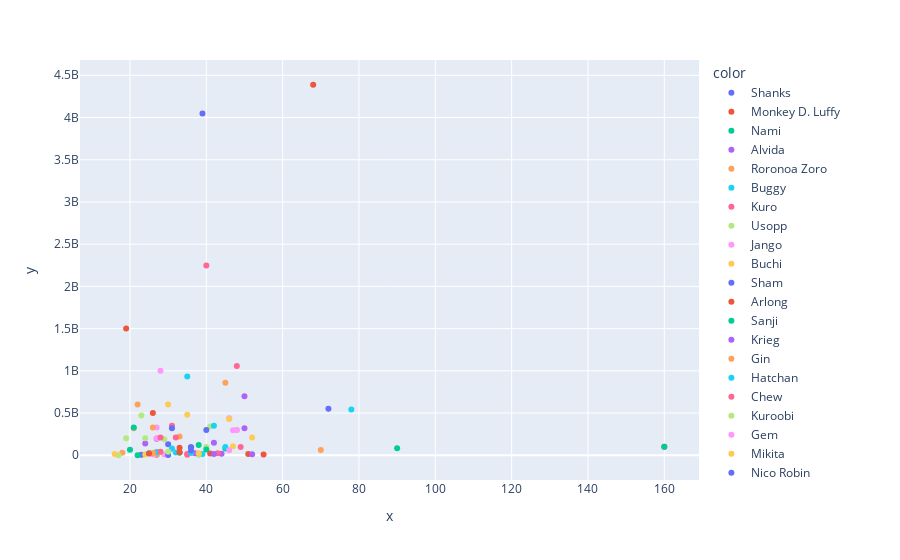

This figure's notebook cell:
### Code cell
df_age_bounty = data.dropna(subset=['latest_age', 'last_bounty'])
df_age_bounty['latest_age'] = df_age_bounty['latest_age'].astype('int')

fig = px.scatter(x = df_age_bounty['latest_age'], y=df_age_bounty['last_bounty'], color = df_age_bounty['Name'])
fig.update_xaxes(tickangle=0)
fig.show()

### Figure 1 — Plotly figure (JSON) as saved in the notebook; plotly's stock layout.template omitted (floating-point values rounded to 4 significant figures)
{"data": [{"hovertemplate": "color=Shanks<br>x=%{x}<br>y=%{y}<extra></extra>", "legendgroup": "Shanks", "marker": {"color": "#636efa", "symbol": "circle"}, "mode": "markers", "name": "Shanks", "orientation": "v", "showlegend": true, "type": "scatter", "x": [39], "xaxis": "x", "y": [4048900000], "yaxis": "y"}, {"hovertemplate": "color=Monkey D. Luffy<br>x=%{x}<br>y=%{y}<extra></extra>", "legendgroup": "Monkey D. Luffy", "marker": {"color": "#EF553B", "symbol": "circle"}, "mode": "markers", "name": "Monkey D. Luffy", "orientation": "v", "showlegend": true, "type": "scatter", "x": [19], "xaxis": "x", "y": [1500000000], "yaxis": "y"}, {"hovertemplate": "color=Nami<br>x=%{x}<br>y=%{y}<extra></extra>", "legendgroup": "Nami", "marker": {"color": "#00cc96", "symbol": "circle"}, "mode": "markers", "name": "Nami", "orientation": "v", "showlegend": true, "type": "scatter", "x": [20], "xaxis": "x", "y": [66000000], "yaxis": "y"}, {"hovertemplate": "color=Alvida<br>x=%{x}<br>y=%{y}<extra></extra>", "legendgroup": "Alvida", "marker": {"color": "#ab63fa", "symbol": "circle"}, "mode": "markers", "name": "Alvida", "orientation": "v", "showlegend": true, "type": "scatter", "x": [27], "xaxis": "x", "y": [5000000], "yaxis": "y"}, {"hovertemplate": "color=Roronoa Zoro<br>x=%{x}<br>y=%{y}<extra></extra>", "legendgroup": "Roronoa Zoro", "marker": {"color": "#FFA15A", "symbol": "circle"}, "mode": "markers", "name": "Roronoa Zoro", "orientation": "v", "showlegend": true, "type": "scatter", "x": [21], "xaxis": "x", "y": [320000000], "yaxis": "y"}, {"hovertemplate": "color=Buggy<br>x=%{x}<br>y=%{y}<extra></extra>", "legendgroup": "Buggy", "marker": {"color": "#19d3f3", "symbol": "circle"}, "mode": "markers", "name": "Buggy", "orientation": "v", "showlegend": true, "type": "scatter", "x": [39], "xaxis": "x", "y": [15000000], "yaxis": "y"}, {"hovertemplate": "color=Kuro<br>x=%{x}<br>y=%{y}<extra></extra>", "legendgroup": "Kuro", "marker": {"color": "#FF6692", "symbol": "circle"}, "mode": "markers", "name": "Kuro", "orientation": "v", "showlegend": true, "type": "scatter", "x": [35], "xaxis": "x", "y": [16000000], "yaxis": "y"}, {"hovertemplate": "color=Usopp<br>x=%{x}<br>y=%{y}<extra></extra>", "legendgroup": "Usopp", "marker": {"color": "#B6E880", "symbol": "circle"}, "mode": "markers", "name": "Usopp", "orientation": "v", "showlegend": true, "type": "scatter", "x": [19], "xaxis": "x", "y": [200000000], "yaxis": "y"}, {"hovertemplate": "color=Jango<br>x=%{x}<br>y=%{y}<extra></extra>", "legendgroup": "Jango", "marker": {"color": "#FF97FF", "symbol": "circle"}, "mode": "markers", "name": "Jango", "orientation": "v", "showlegend": true, "type": "scatter", "x": [29], "xaxis": "x", "y": [9000000], "yaxis": "y"}, {"hovertemplate": "color=Buchi<br>x=%{x}<br>y=%{y}<extra></extra>", "legendgroup": "Buchi", "marker": {"color": "#FECB52", "symbol": "circle"}, "mode": "markers", "name": "Buchi", "orientation": "v", "showlegend": true, "type": "scatter", "x": [23], "xaxis": "x", "y": [7000000], "yaxis": "y"}, {"hovertemplate": "color=Sham<br>x=%{x}<br>y=%{y}<extra></extra>", "legendgroup": "Sham", "marker": {"color": "#636efa", "symbol": "circle"}, "mode": "markers", "name": "Sham", "orientation": "v", "showlegend": true, "type": "scatter", "x": [23], "xaxis": "x", "y": [7000000], "yaxis": "y"}, {"hovertemplate": "color=Arlong<br>x=%{x}<br>y=%{y}<extra></extra>", "legendgroup": "Arlong", "marker": {"color": "#EF553B", "symbol": "circle"}, "mode": "markers", "name": "Arlong", "orientation": "v", "showlegend": true, "type": "scatter", "x": [41], "xaxis": "x", "y": [20000000], "yaxis": "y"}, {"hovertemplate": "color=Sanji<br>x=%{x}<br>y=%{y}<extra></extra>", "legendgroup": "Sanji", "marker": {"color": "#00cc96", "symbol": "circle"}, "mode": "markers", "name": "Sanji", "orientation": "v", "showlegend": true, "type": "scatter", "x": [21], "xaxis": "x", "y": [330000000], "yaxis": "y"}, {"hovertemplate": "color=Krieg<br>x=%{x}<br>y=%{y}<extra></extra>", "legendgroup": "Krieg", "marker": {"color": "#ab63fa", "symbol": "circle"}, "mode": "markers", "name": "Krieg", "orientation": "v", "showlegend": true, "type": "scatter", "x": [44], "xaxis": "x", "y": [17000000], "yaxis": "y"}, {"hovertemplate": "color=Gin<br>x=%{x}<br>y=%{y}<extra></extra>", "legendgroup": "Gin", "marker": {"color": "#FFA15A", "symbol": "circle"}, "mode": "markers", "name": "Gin", "orientation": "v", "showlegend": true, "type": "scatter", "x": [27], "xaxis": "x", "y": [12000000], "yaxis": "y"}, {"hovertemplate": "color=Hatchan<br>x=%{x}<br>y=%{y}<extra></extra>", "legendgroup": "Hatchan", "marker": {"color": "#19d3f3", "symbol": "circle"}, "mode": "markers", "name": "Hatchan", "orientation": "v", "showlegend": true, "type": "scatter", "x": [38], "xaxis": "x", "y": [8000000], "yaxis": "y"}, {"hovertemplate": "color=Chew<br>x=%{x}<br>y=%{y}<extra></extra>", "legendgroup": "Chew", "marker": {"color": "#FF6692", "symbol": "circle"}, "mode": "markers", "name": "Chew", "orientation": "v", "showlegend": true, "type": "scatter", "x": [35], "xaxis": "x", "y": [5500000], "yaxis": "y"}, {"hovertemplate": "color=Kuroobi<br>x=%{x}<br>y=%{y}<extra></extra>", "legendgroup": "Kuroobi", "marker": {"color": "#B6E880", "symbol": "circle"}, "mode": "markers", "name": "Kuroobi", "orientation": "v", "showlegend": true, "type": "scatter", "x": [38], "xaxis": "x", "y": [9000000], "yaxis": "y"}, {"hovertemplate": "color=Gem<br>x=%{x}<br>y=%{y}<extra></extra>", "legendgroup": "Gem", "marker": {"color": "#FF97FF", "symbol": "circle"}, "mode": "markers", "name": "Gem", "orientation": "v", "showlegend": true, "type": "scatter", "x": [26], "xaxis": "x", "y": [10000000], "yaxis": "y"}, {"hovertemplate": "color=Mikita<br>x=%{x}<br>y=%{y}<extra></extra>", "legendgroup": "Mikita", "marker": {"color": "#FECB52", "symbol": "circle"}, "mode": "markers", "name": "Mikita", "orientation": "v", "showlegend": true, "type": "scatter", "x": [24], "xaxis": "x", "y": [7500000], "yaxis": "y"}, {"hovertemplate": "color=Nico Robin<br>x=%{x}<br>y=%{y}<extra></extra>", "legendgroup": "Nico Robin", "marker": {"color": "#636efa", "symbol": "circle"}, "mode": "markers", "name": "Nico Robin", "orientation": "v", "showlegend": true, "type": "scatter", "x": [30], "xaxis": "x", "y": [130000000], "yaxis": "y"}, {"hovertemplate": "color=Brogy<br>x=%{x}<br>y=%{y}<extra></extra>", "legendgroup": "Brogy", "marker": {"color": "#EF553B", "symbol": "circle"}, "mode": "markers", "name": "Brogy", "orientation": "v", "showlegend": true, "type": "scatter", "x": [160], "xaxis": "x", "y": [100000000], "yaxis": "y"}, {"hovertemplate": "color=Dorry<br>x=%{x}<br>y=%{y}<extra></extra>", "legendgroup": "Dorry", "marker": {"color": "#00cc96", "symbol": "circle"}, "mode": "markers", "name": "Dorry", "orientation": "v", "showlegend": true, "type": "scatter", "x": [160], "xaxis": "x", "y": [100000000], "yaxis": "y"}, {"hovertemplate": "color=Galdino<br>x=%{x}<br>y=%{y}<extra></extra>", "legendgroup": "Galdino", "marker": {"color": "#ab63fa", "symbol": "circle"}, "mode": "markers", "name": "Galdino", "orientation": "v", "showlegend": true, "type": "scatter", "x": [37], "xaxis": "x", "y": [24000000], "yaxis": "y"}, {"hovertemplate": "color=Marianne<br>x=%{x}<br>y=%{y}<extra></extra>", "legendgroup": "Marianne", "marker": {"color": "#FFA15A", "symbol": "circle"}, "mode": "markers", "name": "Marianne", "orientation": "v", "showlegend": true, "type": "scatter", "x": [18], "xaxis": "x", "y": [29000000], "yaxis": "y"}, {"hovertemplate": "color=Bentham<br>x=%{x}<br>y=%{y}<extra></extra>", "legendgroup": "Bentham", "marker": {"color": "#19d3f3", "symbol": "circle"}, "mode": "markers", "name": "Bentham", "orientation": "v", "showlegend": true, "type": "scatter", "x": [32], "xaxis": "x", "y": [32000000], "yaxis": "y"}, {"hovertemplate": "color=Marshall D. Teach<br>x=%{x}<br>y=%{y}<extra></extra>", "legendgroup": "Marshall D. Teach", "marker": {"color": "#FF6692", "symbol": "circle"}, "mode": "markers", "name": "Marshall D. Teach", "orientation": "v", "showlegend": true, "type": "scatter", "x": [40], "xaxis": "x", "y": [2247600000], "yaxis": "y"}, {"hovertemplate": "color=Tony Tony Chopper<br>x=%{x}<br>y=%{y}<extra></extra>", "legendgroup": "Tony Tony Chopper", "marker": {"color": "#B6E880", "symbol": "circle"}, "mode": "markers", "name": "Tony Tony Chopper", "orientation": "v", "showlegend": true, "type": "scatter", "x": [17], "xaxis": "x", "y": [100], "yaxis": "y"}, {"hovertemplate": "color=Daz Bonez<br>x=%{x}<br>y=%{y}<extra></extra>", "legendgroup": "Daz Bonez", "marker": {"color": "#FF97FF", "symbol": "circle"}, "mode": "markers", "name": "Daz Bonez", "orientation": "v", "showlegend": true, "type": "scatter", "x": [31], "xaxis": "x", "y": [75000000], "yaxis": "y"}, {"hovertemplate": "color=Zala<br>x=%{x}<br>y=%{y}<extra></extra>", "legendgroup": "Zala", "marker": {"color": "#FECB52", "symbol": "circle"}, "mode": "markers", "name": "Zala", "orientation": "v", "showlegend": true, "type": "scatter", "x": [28], "xaxis": "x", "y": [35000000], "yaxis": "y"}, {"hovertemplate": "color=Babe<br>x=%{x}<br>y=%{y}<extra></extra>", "legendgroup": "Babe", "marker": {"color": "#636efa", "symbol": "circle"}, "mode": "markers", "name": "Babe", "orientation": "v", "showlegend": true, "type": "scatter", "x": [30], "xaxis": "x", "y": [3200000], "yaxis": "y"}, {"hovertemplate": "color=Drophy<br>x=%{x}<br>y=%{y}<extra></extra>", "legendgroup": "Drophy", "marker": {"color": "#EF553B", "symbol": "circle"}, "mode": "markers", "name": "Drophy", "orientation": "v", "showlegend": true, "type": "scatter", "x": [51], "xaxis": "x", "y": [14000000], "yaxis": "y"}, {"hovertemplate": "color=Masira<br>x=%{x}<br>y=%{y}<extra></extra>", "legendgroup": "Masira", "marker": {"color": "#00cc96", "symbol": "circle"}, "mode": "markers", "name": "Masira", "orientation": "v", "showlegend": true, "type": "scatter", "x": [25], "xaxis": "x", "y": [23000000], "yaxis": "y"}, {"hovertemplate": "color=Bellamy<br>x=%{x}<br>y=%{y}<extra></extra>", "legendgroup": "Bellamy", "marker": {"color": "#ab63fa", "symbol": "circle"}, "mode": "markers", "name": "Bellamy", "orientation": "v", "showlegend": true, "type": "scatter", "x": [27], "xaxis": "x", "y": [195000000], "yaxis": "y"}, {"hovertemplate": "color=Sarquiss<br>x=%{x}<br>y=%{y}<extra></extra>", "legendgroup": "Sarquiss", "marker": {"color": "#FFA15A", "symbol": "circle"}, "mode": "markers", "name": "Sarquiss", "orientation": "v", "showlegend": true, "type": "scatter", "x": [27], "xaxis": "x", "y": [38000000], "yaxis": "y"}, {"hovertemplate": "color=Shoujou<br>x=%{x}<br>y=%{y}<extra></extra>", "legendgroup": "Shoujou", "marker": {"color": "#19d3f3", "symbol": "circle"}, "mode": "markers", "name": "Shoujou", "orientation": "v", "showlegend": true, "type": "scatter", "x": [27], "xaxis": "x", "y": [36000000], "yaxis": "y"}, {"hovertemplate": "color=Mont Blanc Cricket<br>x=%{x}<br>y=%{y}<extra></extra>", "legendgroup": "Mont Blanc Cricket", "marker": {"color": "#FF6692", "symbol": "circle"}, "mode": "markers", "name": "Mont Blanc Cricket", "orientation": "v", "showlegend": true, "type": "scatter", "x": [43], "xaxis": "x", "y": [25000000], "yaxis": "y"}, {"hovertemplate": "color=Donquixote Doflamingo<br>x=%{x}<br>y=%{y}<extra></extra>", "legendgroup": "Donquixote Doflamingo", "marker": {"color": "#B6E880", "symbol": "circle"}, "mode": "markers", "name": "Donquixote Doflamingo", "orientation": "v", "showlegend": true, "type": "scatter", "x": [41], "xaxis": "x", "y": [340000000], "yaxis": "y"}, {"hovertemplate": "color=Bartholomew Kuma<br>x=%{x}<br>y=%{y}<extra></extra>", "legendgroup": "Bartholomew Kuma", "marker": {"color": "#FF97FF", "symbol": "circle"}, "mode": "markers", "name": "Bartholomew Kuma", "orientation": "v", "showlegend": true, "type": "scatter", "x": [47], "xaxis": "x", "y": [296000000], "yaxis": "y"}, {"hovertemplate": "color=Foxy<br>x=%{x}<br>y=%{y}<extra></extra>", "legendgroup": "Foxy", "marker": {"color": "#FECB52", "symbol": "circle"}, "mode": "markers", "name": "Foxy", "orientation": "v", "showlegend": true, "type": "scatter", "x": [38], "xaxis": "x", "y": [24000000], "yaxis": "y"}, {"hovertemplate": "color=Franky<br>x=%{x}<br>y=%{y}<extra></extra>", "legendgroup": "Franky", "marker": {"color": "#636efa", "symbol": "circle"}, "mode": "markers", "name": "Franky", "orientation": "v", "showlegend": true, "type": "scatter", "x": [36], "xaxis": "x", "y": [94000000], "yaxis": "y"}, {"hovertemplate": "color=Charlotte Linlin<br>x=%{x}<br>y=%{y}<extra></extra>", "legendgroup": "Charlotte Linlin", "marker": {"color": "#EF553B", "symbol": "circle"}, "mode": "markers", "name": "Charlotte Linlin", "orientation": "v", "showlegend": true, "type": "scatter", "x": [68], "xaxis": "x", "y": [4388000000], "yaxis": "y"}, {"hovertemplate": "color=Brook<br>x=%{x}<br>y=%{y}<extra></extra>", "legendgroup": "Brook", "marker": {"color": "#00cc96", "symbol": "circle"}, "mode": "markers", "name": "Brook", "orientation": "v", "showlegend": true, "type": "scatter", "x": [90], "xaxis": "x", "y": [83000000], "yaxis": "y"}, {"hovertemplate": "color=Gecko Moria<br>x=%{x}<br>y=%{y}<extra></extra>", "legendgroup": "Gecko Moria", "marker": {"color": "#ab63fa", "symbol": "circle"}, "mode": "markers", "name": "Gecko Moria", "orientation": "v", "showlegend": true, "type": "scatter", "x": [50], "xaxis": "x", "y": [320000000], "yaxis": "y"}, {"hovertemplate": "color=Charlotte Lola<br>x=%{x}<br>y=%{y}<extra></extra>", "legendgroup": "Charlotte Lola", "marker": {"color": "#FFA15A", "symbol": "circle"}, "mode": "markers", "name": "Charlotte Lola", "orientation": "v", "showlegend": true, "type": "scatter", "x": [26, 26], "xaxis": "x", "y": [24000000, 24000000], "yaxis": "y"}, {"hovertemplate": "color=Capone Bege<br>x=%{x}<br>y=%{y}<extra></extra>", "legendgroup": "Capone Bege", "marker": {"color": "#19d3f3", "symbol": "circle"}, "mode": "markers", "name": "Capone Bege", "orientation": "v", "showlegend": true, "type": "scatter", "x": [42], "xaxis": "x", "y": [350000000], "yaxis": "y"}, {"hovertemplate": "color=Scratchmen Apoo<br>x=%{x}<br>y=%{y}<extra></extra>", "legendgroup": "Scratchmen Apoo", "marker": {"color": "#FF6692", "symbol": "circle"}, "mode": "markers", "name": "Scratchmen Apoo", "orientation": "v", "showlegend": true, "type": "scatter", "x": [31], "xaxis": "x", "y": [350000000], "yaxis": "y"}, {"hovertemplate": "color=Eustass Kid<br>x=%{x}<br>y=%{y}<extra></extra>", "legendgroup": "Eustass Kid", "marker": {"color": "#B6E880", "symbol": "circle"}, "mode": "markers", "name": "Eustass Kid", "orientation": "v", "showlegend": true, "type": "scatter", "x": [23], "xaxis": "x", "y": [470000000], "yaxis": "y"}, {"hovertemplate": "color=Killer<br>x=%{x}<br>y=%{y}<extra></extra>", "legendgroup": "Killer", "marker": {"color": "#FF97FF", "symbol": "circle"}, "mode": "markers", "name": "Killer", "orientation": "v", "showlegend": true, "type": "scatter", "x": [27], "xaxis": "x", "y": [200000000], "yaxis": "y"}, {"hovertemplate": "color=Urouge<br>x=%{x}<br>y=%{y}<extra></extra>", "legendgroup": "Urouge", "marker": {"color": "#FECB52", "symbol": "circle"}, "mode": "markers", "name": "Urouge", "orientation": "v", "showlegend": true, "type": "scatter", "x": [47], "xaxis": "x", "y": [108000000], "yaxis": "y"}, {"hovertemplate": "color=Basil Hawkins<br>x=%{x}<br>y=%{y}<extra></extra>", "legendgroup": "Basil Hawkins", "marker": {"color": "#636efa", "symbol": "circle"}, "mode": "markers", "name": "Basil Hawkins", "orientation": "v", "showlegend": true, "type": "scatter", "x": [31], "xaxis": "x", "y": [320000000], "yaxis": "y"}, {"hovertemplate": "color=Trafalgar D. Water Law<br>x=%{x}<br>y=%{y}<extra></extra>", "legendgroup": "Trafalgar D. Water Law", "marker": {"color": "#EF553B", "symbol": "circle"}, "mode": "markers", "name": "Trafalgar D. Water Law", "orientation": "v", "showlegend": true, "type": "scatter", "x": [26], "xaxis": "x", "y": [500000000], "yaxis": "y"}, {"hovertemplate": "color=Bepo<br>x=%{x}<br>y=%{y}<extra></extra>", "legendgroup": "Bepo", "marker": {"color": "#00cc96", "symbol": "circle"}, "mode": "markers", "name": "Bepo", "orientation": "v", "showlegend": true, "type": "scatter", "x": [22], "xaxis": "x", "y": [500], "yaxis": "y"}, {"hovertemplate": "color=Jewelry Bonney<br>x=%{x}<br>y=%{y}<extra></extra>", "legendgroup": "Jewelry Bonney", "marker": {"color": "#ab63fa", "symbol": "circle"}, "mode": "markers", "name": "Jewelry Bonney", "orientation": "v", "showlegend": true, "type": "scatter", "x": [24], "xaxis": "x", "y": [140000000], "yaxis": "y"}, {"hovertemplate": "color=X Drake<br>x=%{x}<br>y=%{y}<extra></extra>", "legendgroup": "X Drake", "marker": {"color": "#FFA15A", "symbol": "circle"}, "mode": "markers", "name": "X Drake", "orientation": "v", "showlegend": true, "type": "scatter", "x": [33], "xaxis": "x", "y": [222000000], "yaxis": "y"}, {"hovertemplate": "color=Boa Hancock<br>x=%{x}<br>y=%{y}<extra></extra>", "legendgroup": "Boa Hancock", "marker": {"color": "#19d3f3", "symbol": "circle"}, "mode": "markers", "name": "Boa Hancock", "orientation": "v", "showlegend": true, "type": "scatter", "x": [31], "xaxis": "x", "y": [80000000], "yaxis": "y"}, {"hovertemplate": "color=Boa Marigold<br>x=%{x}<br>y=%{y}<extra></extra>", "legendgroup": "Boa Marigold", "marker": {"color": "#FF6692", "symbol": "circle"}, "mode": "markers", "name": "Boa Marigold", "orientation": "v", "showlegend": true, "type": "scatter", "x": [28], "xaxis": "x", "y": [40000000], "yaxis": "y"}, {"hovertemplate": "color=Boa Sandersonia<br>x=%{x}<br>y=%{y}<extra></extra>", "legendgroup": "Boa Sandersonia", "marker": {"color": "#B6E880", "symbol": "circle"}, "mode": "markers", "name": "Boa Sandersonia", "orientation": "v", "showlegend": true, "type": "scatter", "x": [30], "xaxis": "x", "y": [40000000], "yaxis": "y"}, {"hovertemplate": "color=Jinbe<br>x=%{x}<br>y=%{y}<extra></extra>", "legendgroup": "Jinbe", "marker": {"color": "#FF97FF", "symbol": "circle"}, "mode": "markers", "name": "Jinbe", "orientation": "v", "showlegend": true, "type": "scatter", "x": [46], "xaxis": "x", "y": [438000000], "yaxis": "y"}, {"hovertemplate": "color=Squard<br>x=%{x}<br>y=%{y}<extra></extra>", "legendgroup": "Squard", "marker": {"color": "#FECB52", "symbol": "circle"}, "mode": "markers", "name": "Squard", "orientation": "v", "showlegend": true, "type": "scatter", "x": [52], "xaxis": "x", "y": [210000000], "yaxis": "y"}, {"hovertemplate": "color=Little Oars Jr.<br>x=%{x}<br>y=%{y}<extra></extra>", "legendgroup": "Little Oars Jr.", "marker": {"color": "#636efa", "symbol": "circle"}, "mode": "markers", "name": "Little Oars Jr.", "orientation": "v", "showlegend": true, "type": "scatter", "x": [72], "xaxis": "x", "y": [550000000], "yaxis": "y"}, {"hovertemplate": "color=Curly Dadan<br>x=%{x}<br>y=%{y}<extra></extra>", "legendgroup": "Curly Dadan", "marker": {"color": "#EF553B", "symbol": "circle"}, "mode": "markers", "name": "Curly Dadan", "orientation": "v", "showlegend": true, "type": "scatter", "x": [55], "xaxis": "x", "y": [7800000], "yaxis": "y"}, {"hovertemplate": "color=Chadros Higelyges<br>x=%{x}<br>y=%{y}<extra></extra>", "legendgroup": "Chadros Higelyges", "marker": {"color": "#00cc96", "symbol": "circle"}, "mode": "markers", "name": "Chadros Higelyges", "orientation": "v", "showlegend": true, "type": "scatter", "x": [45], "xaxis": "x", "y": [80060000], "yaxis": "y"}, {"hovertemplate": "color=Bluejam<br>x=%{x}<br>y=%{y}<extra></extra>", "legendgroup": "Bluejam", "marker": {"color": "#ab63fa", "symbol": "circle"}, "mode": "markers", "name": "Bluejam", "orientation": "v", "showlegend": true, "type": "scatter", "x": [42], "xaxis": "x", "y": [14300000], "yaxis": "y"}, {"hovertemplate": "color=Sabo<br>x=%{x}<br>y=%{y}<extra></extra>", "legendgroup": "Sabo", "marker": {"color": "#FFA15A", "symbol": "circle"}, "mode": "markers", "name": "Sabo", "orientation": "v", "showlegend": true, "type": "scatter", "x": [22], "xaxis": "x", "y": [602000000], "yaxis": "y"}, {"hovertemplate": "color=Demaro Black<br>x=%{x}<br>y=%{y}<extra></extra>", "legendgroup": "Demaro Black", "marker": {"color": "#19d3f3", "symbol": "circle"}, "mode": "markers", "name": "Demaro Black", "orientation": "v", "showlegend": true, "type": "scatter", "x": [36], "xaxis": "x", "y": [26000000], "yaxis": "y"}, {"hovertemplate": "color=Caribou<br>x=%{x}<br>y=%{y}<extra></extra>", "legendgroup": "Caribou", "marker": {"color": "#FF6692", "symbol": "circle"}, "mode": "markers", "name": "Caribou", "orientation": "v", "showlegend": true, "type": "scatter", "x": [32], "xaxis": "x", "y": [210000000], "yaxis": "y"}, {"hovertemplate": "color=Coribou<br>x=%{x}<br>y=%{y}<extra></extra>", "legendgroup": "Coribou", "marker": {"color": "#B6E880", "symbol": "circle"}, "mode": "markers", "name": "Coribou", "orientation": "v", "showlegend": true, "type": "scatter", "x": [29], "xaxis": "x", "y": [190000000], "yaxis": "y"}, {"hovertemplate": "color=Pekoms<br>x=%{x}<br>y=%{y}<extra></extra>", "legendgroup": "Pekoms", "marker": {"color": "#FF97FF", "symbol": "circle"}, "mode": "markers", "name": "Pekoms", "orientation": "v", "showlegend": true, "type": "scatter", "x": [27], "xaxis": "x", "y": [330000000], "yaxis": "y"}, {"hovertemplate": "color=Tamago<br>x=%{x}<br>y=%{y}<extra></extra>", "legendgroup": "Tamago", "marker": {"color": "#FECB52", "symbol": "circle"}, "mode": "markers", "name": "Tamago", "orientation": "v", "showlegend": true, "type": "scatter", "x": [46], "xaxis": "x", "y": [429000000], "yaxis": "y"}, {"hovertemplate": "color=Caesar Clown<br>x=%{x}<br>y=%{y}<extra></extra>", "legendgroup": "Caesar Clown", "marker": {"color": "#636efa", "symbol": "circle"}, "mode": "markers", "name": "Caesar Clown", "orientation": "v", "showlegend": true, "type": "scatter", "x": [40], "xaxis": "x", "y": [300000000], "yaxis": "y"}, {"hovertemplate": "color=Yeti Cool Brothers<br>x=%{x}<br>y=%{y}<extra></extra>", "legendgroup": "Yeti Cool Brothers", "marker": {"color": "#EF553B", "symbol": "circle"}, "mode": "markers", "name": "Yeti Cool Brothers", "orientation": "v", "showlegend": true, "type": "scatter", "x": [25], "xaxis": "x", "y": [20000000], "yaxis": "y"}, {"hovertemplate": "color=Gladius<br>x=%{x}<br>y=%{y}<extra></extra>", "legendgroup": "Gladius", "marker": {"color": "#00cc96", "symbol": "circle"}, "mode": "markers", "name": "Gladius", "orientation": "v", "showlegend": true, "type": "scatter", "x": [33], "xaxis": "x", "y": [31000000], "yaxis": "y"}, {"hovertemplate": "color=Machvise<br>x=%{x}<br>y=%{y}<extra></extra>", "legendgroup": "Machvise", "marker": {"color": "#ab63fa", "symbol": "circle"}, "mode": "markers", "name": "Machvise", "orientation": "v", "showlegend": true, "type": "scatter", "x": [52], "xaxis": "x", "y": [11000000], "yaxis": "y"}, {"hovertemplate": "color=Lao G<br>x=%{x}<br>y=%{y}<extra></extra>", "legendgroup": "Lao G", "marker": {"color": "#FFA15A", "symbol": "circle"}, "mode": "markers", "name": "Lao G", "orientation": "v", "showlegend": true, "type": "scatter", "x": [70], "xaxis": "x", "y": [61000000], "yaxis": "y"}, {"hovertemplate": "color=Diamante<br>x=%{x}<br>y=%{y}<extra></extra>", "legendgroup": "Diamante", "marker": {"color": "#19d3f3", "symbol": "circle"}, "mode": "markers", "name": "Diamante", "orientation": "v", "showlegend": true, "type": "scatter", "x": [45], "xaxis": "x", "y": [99000000], "yaxis": "y"}, {"hovertemplate": "color=Trebol<br>x=%{x}<br>y=%{y}<extra></extra>", "legendgroup": "Trebol", "marker": {"color": "#FF6692", "symbol": "circle"}, "mode": "markers", "name": "Trebol", "orientation": "v", "showlegend": true, "type": "scatter", "x": [49], "xaxis": "x", "y": [99000000], "yaxis": "y"}, {"hovertemplate": "color=Pica<br>x=%{x}<br>y=%{y}<extra></extra>", "legendgroup": "Pica", "marker": {"color": "#B6E880", "symbol": "circle"}, "mode": "markers", "name": "Pica", "orientation": "v", "showlegend": true, "type": "scatter", "x": [40], "xaxis": "x", "y": [99000000], "yaxis": "y"}, {"hovertemplate": "color=Senor Pink<br>x=%{x}<br>y=%{y}<extra></extra>", "legendgroup": "Senor Pink", "marker": {"color": "#FF97FF", "symbol": "circle"}, "mode": "markers", "name": "Senor Pink", "orientation": "v", "showlegend": true, "type": "scatter", "x": [46], "xaxis": "x", "y": [58000000], "yaxis": "y"}, {"hovertemplate": "color=Dellinger<br>x=%{x}<br>y=%{y}<extra></extra>", "legendgroup": "Dellinger", "marker": {"color": "#FECB52", "symbol": "circle"}, "mode": "markers", "name": "Dellinger", "orientation": "v", "showlegend": true, "type": "scatter", "x": [16], "xaxis": "x", "y": [15000000], "yaxis": "y"}, {"hovertemplate": "color=Kelly Funk<br>x=%{x}<br>y=%{y}<extra></extra>", "legendgroup": "Kelly Funk", "marker": {"color": "#636efa", "symbol": "circle"}, "mode": "markers", "name": "Kelly Funk", "orientation": "v", "showlegend": true, "type": "scatter", "x": [36], "xaxis": "x", "y": [57000000], "yaxis": "y"}, {"hovertemplate": "color=Bobby Funk<br>x=%{x}<br>y=%{y}<extra></extra>", "legendgroup": "Bobby Funk", "marker": {"color": "#EF553B", "symbol": "circle"}, "mode": "markers", "name": "Bobby Funk", "orientation": "v", "showlegend": true, "type": "scatter", "x": [33], "xaxis": "x", "y": [36000000], "yaxis": "y"}, {"hovertemplate": "color=Suleiman<br>x=%{x}<br>y=%{y}<extra></extra>", "legendgroup": "Suleiman", "marker": {"color": "#00cc96", "symbol": "circle"}, "mode": "markers", "name": "Suleiman", "orientation": "v", "showlegend": true, "type": "scatter", "x": [40], "xaxis": "x", "y": [67000000], "yaxis": "y"}, {"hovertemplate": "color=Orlumbus<br>x=%{x}<br>y=%{y}<extra></extra>", "legendgroup": "Orlumbus", "marker": {"color": "#ab63fa", "symbol": "circle"}, "mode": "markers", "name": "Orlumbus", "orientation": "v", "showlegend": true, "type": "scatter", "x": [42], "xaxis": "x", "y": [148000000], "yaxis": "y"}, {"hovertemplate": "color=Cavendish<br>x=%{x}<br>y=%{y}<extra></extra>", "legendgroup": "Cavendish", "marker": {"color": "#FFA15A", "symbol": "circle"}, "mode": "markers", "name": "Cavendish", "orientation": "v", "showlegend": true, "type": "scatter", "x": [26], "xaxis": "x", "y": [330000000], "yaxis": "y"}, {"hovertemplate": "color=Chinjao<br>x=%{x}<br>y=%{y}<extra></extra>", "legendgroup": "Chinjao", "marker": {"color": "#19d3f3", "symbol": "circle"}, "mode": "markers", "name": "Chinjao", "orientation": "v", "showlegend": true, "type": "scatter", "x": [78], "xaxis": "x", "y": [542000000], "yaxis": "y"}, {"hovertemplate": "color=Sai<br>x=%{x}<br>y=%{y}<extra></extra>", "legendgroup": "Sai", "marker": {"color": "#FF6692", "symbol": "circle"}, "mode": "markers", "name": "Sai", "orientation": "v", "showlegend": true, "type": "scatter", "x": [28], "xaxis": "x", "y": [210000000], "yaxis": "y"}, {"hovertemplate": "color=Bartolomeo<br>x=%{x}<br>y=%{y}<extra></extra>", "legendgroup": "Bartolomeo", "marker": {"color": "#B6E880", "symbol": "circle"}, "mode": "markers", "name": "Bartolomeo", "orientation": "v", "showlegend": true, "type": "scatter", "x": [24], "xaxis": "x", "y": [200000000], "yaxis": "y"}, {"hovertemplate": "color=Jack<br>x=%{x}<br>y=%{y}<extra></extra>", "legendgroup": "Jack", "marker": {"color": "#FF97FF", "symbol": "circle"}, "mode": "markers", "name": "Jack", "orientation": "v", "showlegend": true, "type": "scatter", "x": [28], "xaxis": "x", "y": [1000000000], "yaxis": "y"}, {"hovertemplate": "color=Edward Weevil<br>x=%{x}<br>y=%{y}<extra></extra>", "legendgroup": "Edward Weevil", "marker": {"color": "#FECB52", "symbol": "circle"}, "mode": "markers", "name": "Edward Weevil", "orientation": "v", "showlegend": true, "type": "scatter", "x": [35], "xaxis": "x", "y": [480000000], "yaxis": "y"}, {"hovertemplate": "color=Vito<br>x=%{x}<br>y=%{y}<extra></extra>", "legendgroup": "Vito", "marker": {"color": "#636efa", "symbol": "circle"}, "mode": "markers", "name": "Vito", "orientation": "v", "showlegend": true, "type": "scatter", "x": [36], "xaxis": "x", "y": [95000000], "yaxis": "y"}, {"hovertemplate": "color=Gotti<br>x=%{x}<br>y=%{y}<extra></extra>", "legendgroup": "Gotti", "marker": {"color": "#EF553B", "symbol": "circle"}, "mode": "markers", "name": "Gotti", "orientation": "v", "showlegend": true, "type": "scatter", "x": [33], "xaxis": "x", "y": [90000000], "yaxis": "y"}, {"hovertemplate": "color=Charlotte Mont-d'Or<br>x=%{x}<br>y=%{y}<extra></extra>", "legendgroup": "Charlotte Mont-d'Or", "marker": {"color": "#00cc96", "symbol": "circle"}, "mode": "markers", "name": "Charlotte Mont-d'Or", "orientation": "v", "showlegend": true, "type": "scatter", "x": [38], "xaxis": "x", "y": [120000000], "yaxis": "y"}, {"hovertemplate": "color=Charlotte Perospero<br>x=%{x}<br>y=%{y}<extra></extra>", "legendgroup": "Charlotte Perospero", "marker": {"color": "#ab63fa", "symbol": "circle"}, "mode": "markers", "name": "Charlotte Perospero", "orientation": "v", "showlegend": true, "type": "scatter", "x": [50], "xaxis": "x", "y": [700000000], "yaxis": "y"}, {"hovertemplate": "color=Charlotte Cracker<br>x=%{x}<br>y=%{y}<extra></extra>", "legendgroup": "Charlotte Cracker", "marker": {"color": "#FFA15A", "symbol": "circle"}, "mode": "markers", "name": "Charlotte Cracker", "orientation": "v", "showlegend": true, "type": "scatter", "x": [45], "xaxis": "x", "y": [860000000], "yaxis": "y"}, {"hovertemplate": "color=Charlotte Smoothie<br>x=%{x}<br>y=%{y}<extra></extra>", "legendgroup": "Charlotte Smoothie", "marker": {"color": "#19d3f3", "symbol": "circle"}, "mode": "markers", "name": "Charlotte Smoothie", "orientation": "v", "showlegend": true, "type": "scatter", "x": [35], "xaxis": "x", "y": [932000000], "yaxis": "y"}, {"hovertemplate": "color=Charlotte Katakuri<br>x=%{x}<br>y=%{y}<extra></extra>", "legendgroup": "Charlotte Katakuri", "marker": {"color": "#FF6692", "symbol": "circle"}, "mode": "markers", "name": "Charlotte Katakuri", "orientation": "v", "showlegend": true, "type": "scatter", "x": [48], "xaxis": "x", "y": [1057000000], "yaxis": "y"}, {"hovertemplate": "color=Charlotte Daifuku<br>x=%{x}<br>y=%{y}<extra></extra>", "legendgroup": "Charlotte Daifuku", "marker": {"color": "#B6E880", "symbol": "circle"}, "mode": "markers", "name": "Charlotte Daifuku", "orientation": "v", "showlegend": true, "type": "scatter", "x": [48], "xaxis": "x", "y": [300000000], "yaxis": "y"}, {"hovertemplate": "color=Charlotte Oven<br>x=%{x}<br>y=%{y}<extra></extra>", "legendgroup": "Charlotte Oven", "marker": {"color": "#FF97FF", "symbol": "circle"}, "mode": "markers", "name": "Charlotte Oven", "orientation": "v", "showlegend": true, "type": "scatter", "x": [48], "xaxis": "x", "y": [300000000], "yaxis": "y"}, {"hovertemplate": "color=Charlotte Snack<br>x=%{x}<br>y=%{y}<extra></extra>", "legendgroup": "Charlotte Snack", "marker": {"color": "#FECB52", "symbol": "circle"}, "mode": "markers", "name": "Charlotte Snack", "orientation": "v", "showlegend": true, "type": "scatter", "x": [30], "xaxis": "x", "y": [600000000], "yaxis": "y"}], "layout": {"legend": {"title": {"text": "color"}, "tracegroupgap": 0}, "margin": {"t": 60}, "xaxis": {"anchor": "y", "domain": [0, 1], "tickangle": 0, "title": {"text": "x"}}, "yaxis": {"anchor": "x", "domain": [0, 1], "title": {"text": "y"}}}}
